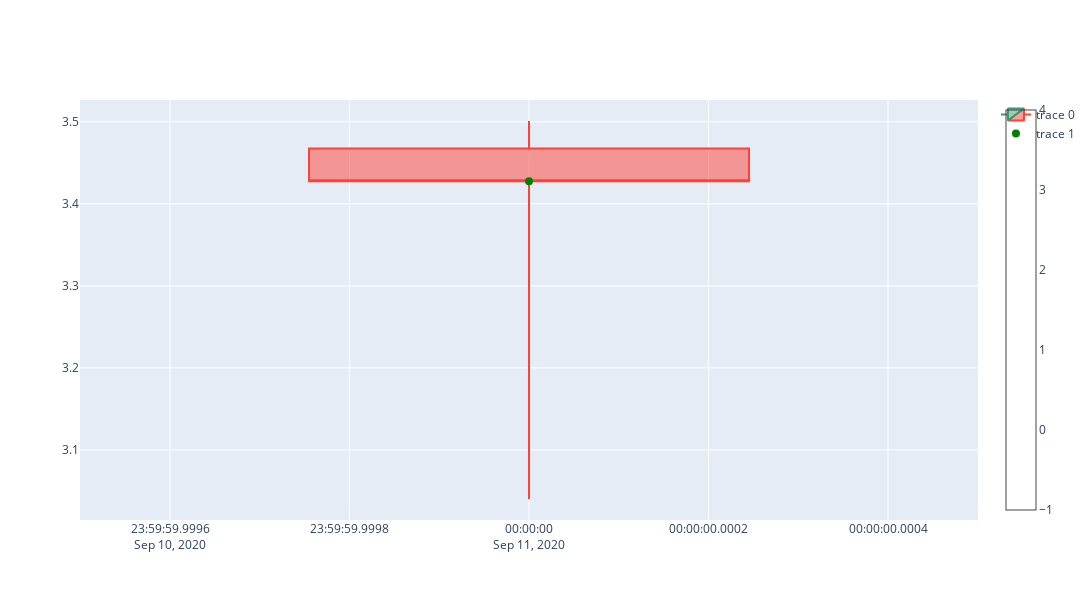

Source (notebook cell):
### Code cell
import plotly.graph_objects as go
from candlestick import candlestick
import pandas as pd
import matplotlib.pyplot as plt

# Define the Data
path=f'cryptoData/'
df=pd.read_csv(f'{path}SOL-USD.csv',parse_dates=True)

# Result of the bearish_engulfing candle
z= candlestick.dragonfly_doji(df,ohlc=["Open", "High", "Low", "Close"],target='result')
z['result_check']=z['result'].astype("category").cat.codes
z = z[z['result_check'] != -1]

# Create the candlestick chart
def plot(df,windows):

    fig = go.Figure(data=[go.Candlestick(x=df.loc[:,'Date'],
                  open=df.loc[:,'Open'], high=df.loc[:,'High'],low=df.loc[:,'Low'], close=df.loc[:,'Close'])])

    # fig.add_trace(go.Scatter(x=z.loc[windows:,'Date'], y=z.loc[windows:,'result_check'], name="linear",line_shape='linear'))

    fig.add_trace(go.Scatter(x=df.loc[windows:,'Date'], y=df.loc[windows:,'Close'],mode='markers',
                        marker=dict(size=8, color=[ 'green' if i ==1  else 'red' for i in df.loc[windows:,'result_check']], showscale=True)))
    
    fig.update_layout(width=1500, height=600)
    fig.update_layout(xaxis_rangeslider_visible=False)

    fig.show()

# Show the chart
# show all the postive signal
b=z[z['result_check'] != 0]
df=b
plot(df,0)

### Figure 1 — Plotly figure (JSON) as saved in the notebook; plotly's stock layout.template omitted (floating-point values rounded to 4 significant figures)
{"data": [{"close": [3.427], "high": [3.501], "low": [3.04], "open": [3.467], "type": "candlestick", "x": ["2020-09-11"]}, {"marker": {"color": ["green"], "showscale": true, "size": 8}, "mode": "markers", "type": "scatter", "x": ["2020-09-11"], "y": [3.427]}], "layout": {"height": 600, "width": 1500, "xaxis": {"rangeslider": {"visible": false}}}}
